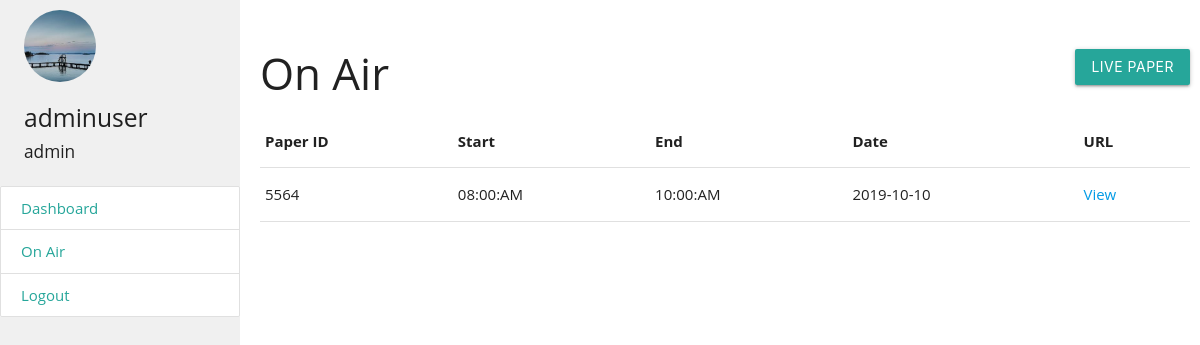
/onair.php (signed in), run on the app's committed database.
### tables this page shows
CREATE TABLE `onair` (
  `sno` int(255) NOT NULL,
  `paper_id` varchar(9999) NOT NULL,
  `start` varchar(999) NOT NULL,
  `end` varchar(999) NOT NULL,
  `date` varchar(97) NOT NULL,
  `url` varchar(9999) NOT NULL
);

### config.php (called while the page is built, shortened)
<?php
$conn = mysqli_connect("localhost", "root", "", "hack");
function getData($table, $offset)
{
  global $conn;
  $qry = "SELECT * FROM $table";
  $exe = mysqli_query($conn, $qry);
  $array = array(array());
  $i = 0;
  while ($cont = mysqli_fetch_array($exe)) {
    for ($j = 0; $j <= $offset - 1; $j++) {
      $array[$i][$j] = $cont[$j];
    }
    $i++;
  }
  return $array;
}

### onair.php (the view, shortened to what this page needs)
<?php include "./config.php"; ?>
<!DOCTYPE html>
<html>
<head>
  <link type="text/css" rel="stylesheet" href="css/materialize.min.css" media="screen,projection" />
  <link rel="stylesheet" href="css/main.css">
</head>
<body>
  <?php include "./sidebar.php"; ?>
  <div class="right-side">
    <div class="header-button-div">
      <div class="flexbox-event">
        <h3>On Air</h3>
        <button data-target="modal1" class="btn modal-trigger">Live Paper</button>
      </div>
    </div>
    <table>
      <tr>
        <th>Paper ID</th>
        <th>Start</th>
        <th>End</th>
        <th>Date</th>
        <th>URL</th>
      </tr>
      <?php
      $onairAll = getData('onair', 6);
      foreach ($onairAll as $onair) {
        echo "<tr>
        <td>$onair[1]</td>
        <td>$onair[2]</td>
        <td>$onair[3]</td>
        <td>$onair[4]</td>
        <td><a href='./view.php?onairID=$onair[5]'>View</a></td>
      </tr>";
      }
      ?>
    </table>
  </div>
</body>
</html>

### css/main.css (style rules this page uses)
body { font-family: "Open Sans", sans-serif; }
.right-side { margin-left: 20%; padding: 20px 10px 10px 20px; }
.flexbox-event { display: flex; justify-content: space-between; width: 100%; }
.flexbox-event button { align-self: center; }

### onair.php (style rules this page uses)
.header-button-div { display: flex; align-items: center; justify-content: space-between; }

### data on the page
onair: paper "5564", start "08:00:AM", end "10:00:AM", date "2019-10-10"

### other printed values
$_SESSION["userName"] "adminuser"
$_SESSION["userType"] "admin"
